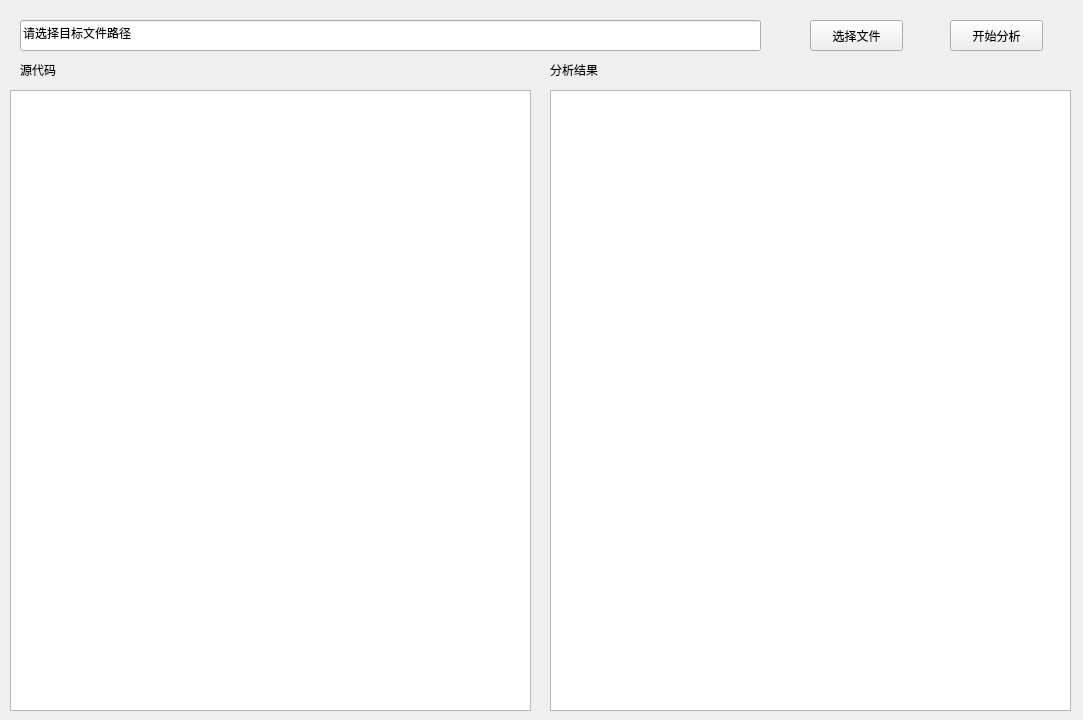
<?xml version="1.0" encoding="UTF-8"?>
<ui version="4.0">
 <class>CCompilerClass</class>
 <widget class="QMainWindow" name="CCompilerClass">
  <property name="geometry">
   <rect>
    <x>0</x>
    <y>0</y>
    <width>1083</width>
    <height>720</height>
   </rect>
  </property>
  <property name="windowTitle">
   <string>CCompiler</string>
  </property>
  <widget class="QWidget" name="centralWidget">
   <widget class="QLineEdit" name="PathLineEdit">
    <property name="geometry">
     <rect>
      <x>20</x>
      <y>20</y>
      <width>741</width>
      <height>31</height>
     </rect>
    </property>
    <property name="text">
     <string>请选择目标文件路径</string>
    </property>
   </widget>
   <widget class="QPushButton" name="SelectFileButton">
    <property name="geometry">
     <rect>
      <x>810</x>
      <y>20</y>
      <width>93</width>
      <height>31</height>
     </rect>
    </property>
    <property name="text">
     <string>选择文件</string>
    </property>
   </widget>
   <widget class="QPlainTextEdit" name="CodeTextEdit">
    <property name="geometry">
     <rect>
      <x>10</x>
      <y>90</y>
      <width>521</width>
      <height>621</height>
     </rect>
    </property>
   </widget>
   <widget class="QPushButton" name="StartButton">
    <property name="geometry">
     <rect>
      <x>950</x>
      <y>20</y>
      <width>93</width>
      <height>31</height>
     </rect>
    </property>
    <property name="text">
     <string>开始分析</string>
    </property>
   </widget>
   <widget class="QPlainTextEdit" name="ResultTextEdit">
    <property name="geometry">
     <rect>
      <x>550</x>
      <y>90</y>
      <width>521</width>
      <height>621</height>
     </rect>
    </property>
   </widget>
   <widget class="QLabel" name="label">
    <property name="geometry">
     <rect>
      <x>20</x>
      <y>60</y>
      <width>61</width>
      <height>20</height>
     </rect>
    </property>
    <property name="text">
     <string>源代码</string>
    </property>
   </widget>
   <widget class="QLabel" name="label_2">
    <property name="geometry">
     <rect>
      <x>550</x>
      <y>60</y>
      <width>61</width>
      <height>20</height>
     </rect>
    </property>
    <property name="text">
     <string>分析结果</string>
    </property>
   </widget>
  </widget>
 </widget>
 <layoutdefault spacing="6" margin="11"/>
 <resources>
  <include location="CCompiler.qrc"/>
 </resources>
 <connections/>
</ui>
